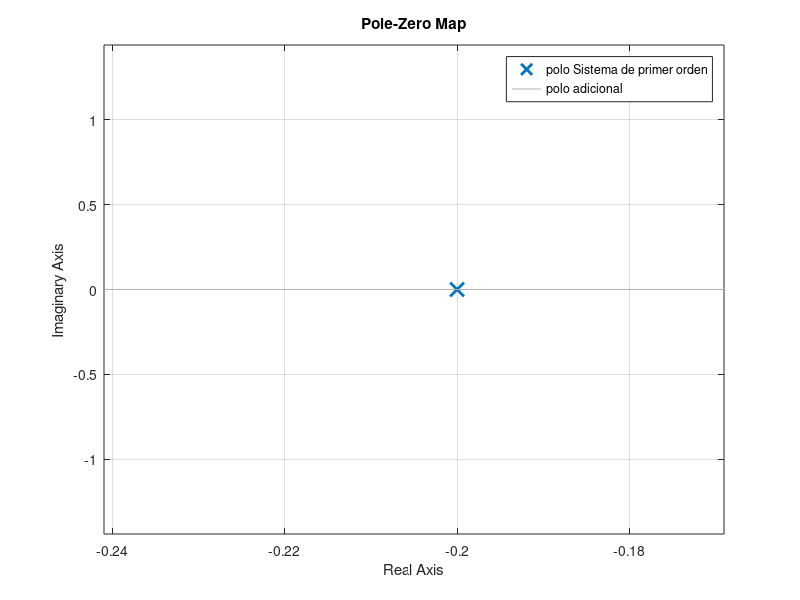
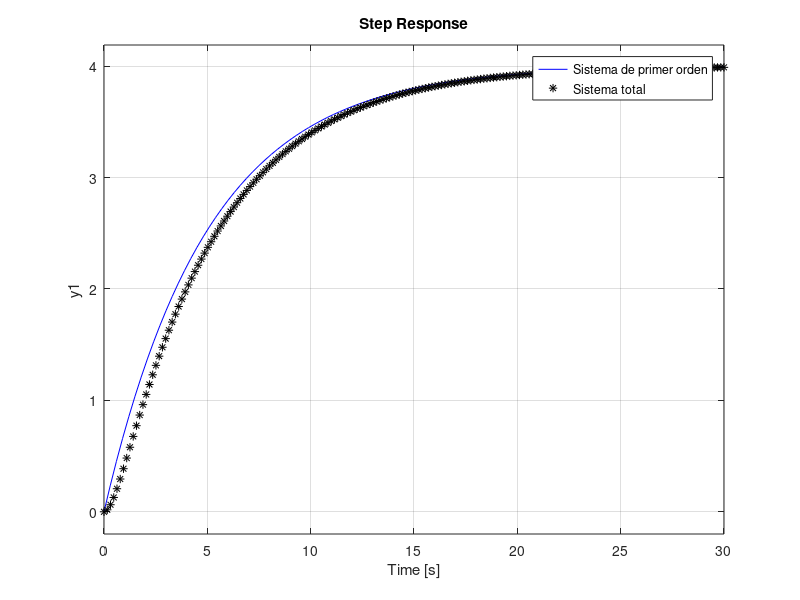
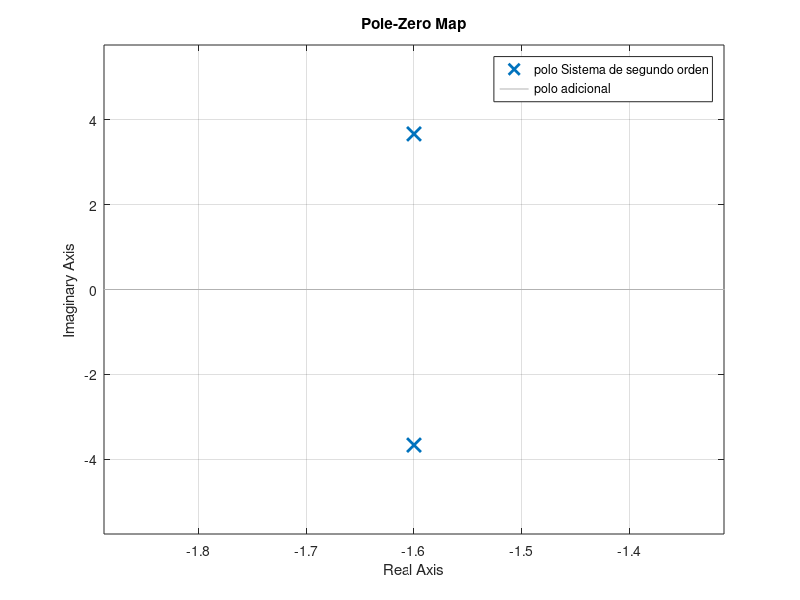
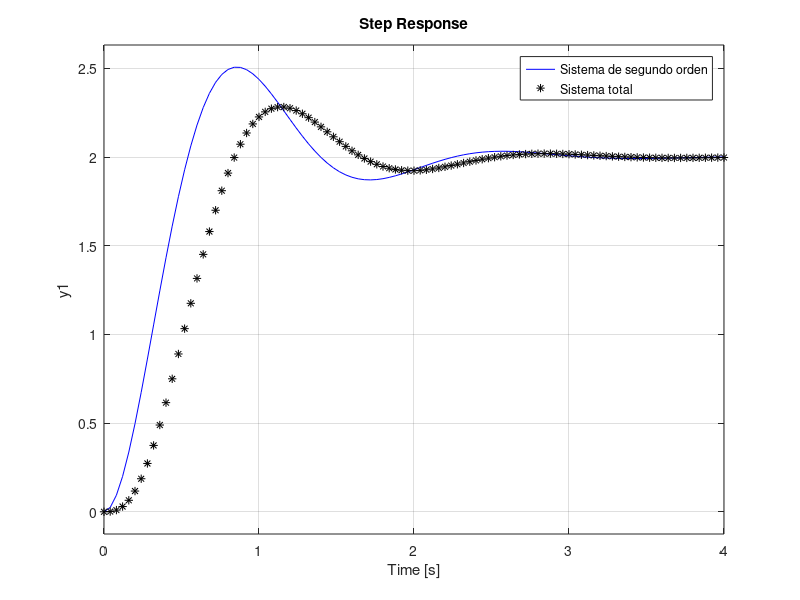

MATLAB code to generate these figures, in order:
clc
clear 
close all

%Sistema de primer orden
k=4;
tao=5;
h=tf(k,[tao 1]);



%Polo adicional
taop=1/2;
h2=tf(1,[taop 1]);
figure
pzmap(h)

hold on
pzmap(h2)
legend('polo Sistema de primer orden','polo adicional')

%Sistema total
ht=h*h2;

figure
step(h,'b')
hold on
step(ht,'k*')
legend('Sistema de primer orden','Sistema total')

close all

%Sistema de segundo orden
k=2;
e=0.4;
wn=4;
h=tf(k*wn^2,[1 2*e*wn wn^2]);
[p z] = pzmap(h)




%Polo adicional polo real
taop=1/4;
h2=tf(1,[taop 1]);


figure
pzmap(h)

hold on
pzmap(h2)
legend('polo Sistema de segundo orden','polo adicional')



%Sistema total
ht=h*h2;


figure
step(h,'b')
hold on
step(ht,'k*')
legend('Sistema de segundo orden','Sistema total')




